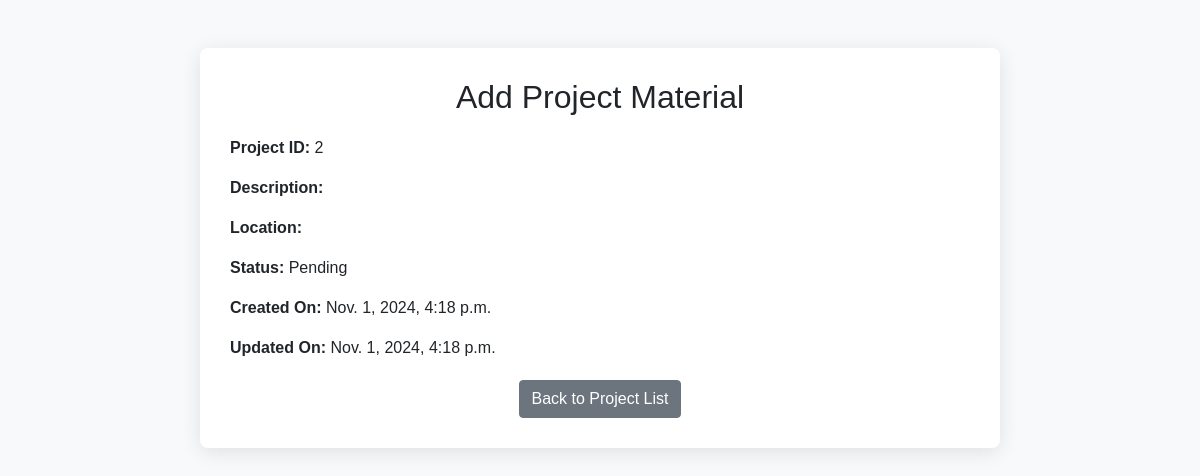
Before: /projects/2/add_project_material/ with the older database file.
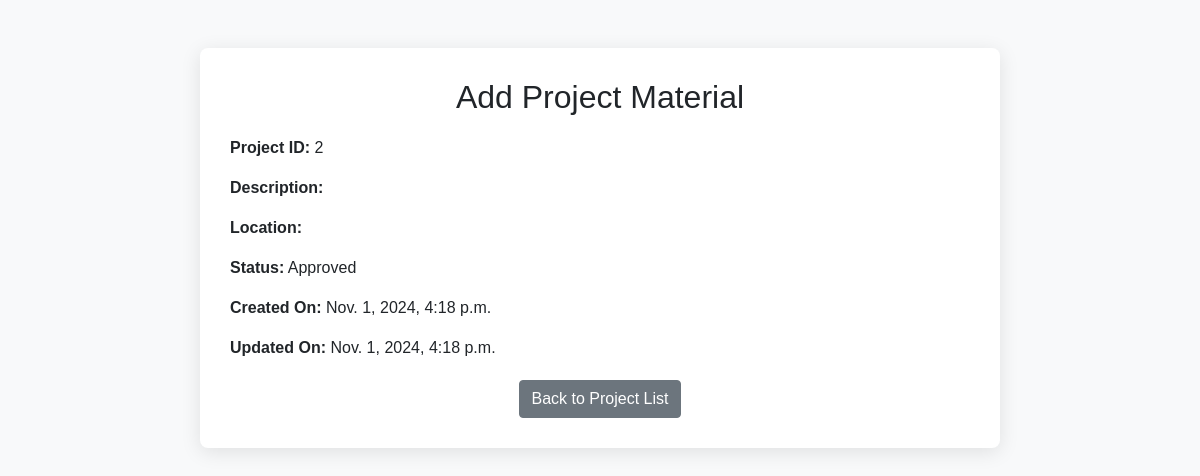
After: the same page with the newer database file.
### quotations/models.py (models this page shows, shortened)
class Project(models.Model):
    STATUS_CHOICES = [
        ("Pending", "Pending"),
        ("Approved", "Approved"),
        ("Declined", "Declined"),
        ("Completed", "Completed"),
    ]
    name = models.CharField(max_length=100)
    description = models.CharField(max_length=100)
    location = models.CharField(max_length=100)
    start_date = models.DateField(default=datetime.date.today)
    end_date = models.DateField(blank=True, null=True)
    user = models.ForeignKey(User, on_delete=models.CASCADE, related_name="projects")
    status = models.CharField(
        max_length=20, choices=STATUS_CHOICES, default="pending", blank=True, null=True
    )
    created_at = models.DateTimeField(auto_now_add=True)
    updated_at = models.DateTimeField(auto_now=True)

### quotations/views.py (the view, shortened to what this page needs)
def add_project_material(request, project_id):
    project = get_object_or_404(Project, id=project_id)
    form = None
    return render(
        request, "add_project_material.html", {"project": project, "form": form}
    )

### quotations/views.py (called while the page is built)
def is_superuser(user):
    return user.is_superuser

### templates/add_project_material.html (shortened to what this page needs)
{% load static %}
<!DOCTYPE html>
<html lang="en">
<head>
    <link rel="stylesheet" href="https://stackpath.bootstrapcdn.com/bootstrap/4.5.2/css/bootstrap.min.css">
</head>
<body>
    <div class="container mt-5">
        <div class="project-container">
            <h2>Add Project Material</h2>
            {% if user.is_superuser %}
            <form method="post">
                {% csrf_token %}
                {{ form.as_p }}
                {% if form.errors %}
                    <div class="error-messages">
                        {% for field, errors in form.errors.items %}
                            <p>{{ field }}: {{ errors|join:", " }}</p>
                        {% endfor %}
                    </div>
                {% endif %}
                <button type="submit" class="btn btn-primary">Save Changes</button>
            </form>
            {% else %}
                <div class="project-info">
                    <p><strong>Project ID:</strong> {{ project.id }}</p>
                    <p><strong>Description:</strong> {{ project.description }}</p>
                    <p><strong>Location:</strong> {{ project.location }}</p>
                    <p><strong>Status:</strong> {{ project.status }}</p>
                    <p><strong>Created On:</strong> {{ project.created_at }}</p>
                    <p><strong>Updated On:</strong> {{ project.updated_at }}</p>
                </div>
            {% endif %}
            <div class="text-center">
                <a href="{% url 'project_list' %}" class="btn btn-secondary">Back to Project List</a>
            </div>
        </div>
    </div>
</body>
</html>

Changed rows visible on the page:
changed Project id 2: status "Pending" → "Approved"
